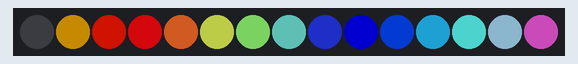
This sketch was run on a simulated Arduino Uno, built with avr-gcc and run on an emulated ATmega328P. On the bench: 15 RGB LEDs in strip order, left to right. Dim RGB values are drawn brighter than linear; random numbers use the default seed unless the sketch sets one.

Above: at 0.15 s.
At 4.99 s:
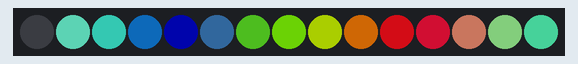
At 9.83 s:
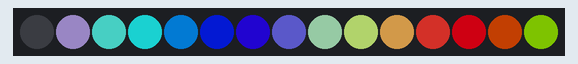
At 19.81 s:
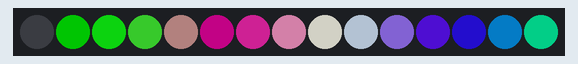
At 29.79 s:
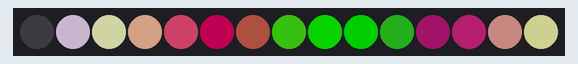
At 39.77 s:
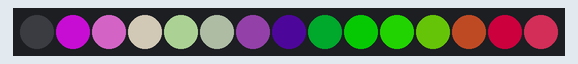

The sketch:

ColorLoop.ino
```cpp
#pragma once

#include <MeOrion.h>

MeRGBLed led(PORT_6, SLOT_1, 15);

void setup() {}

void loop() {
    static float r = 0.0f, g = 0.0f, b = 0.0f;

    for (uint8_t i = 1; i < 15; i++)
        led.setColorAt(i, 64 * (1 + sin(i / 2.0 + r / 4.0)),
                       64 * (1 + sin(i / 1.0 + g / 9.0 + 2.1)),
                       64 * (1 + sin(i / 3.0 + b / 14.0 + 4.2)));

    led.show();
    r += random(1, 6) / 6.0;
    g += random(1, 6) / 6.0;
    b += random(1, 6) / 6.0;
}
```
